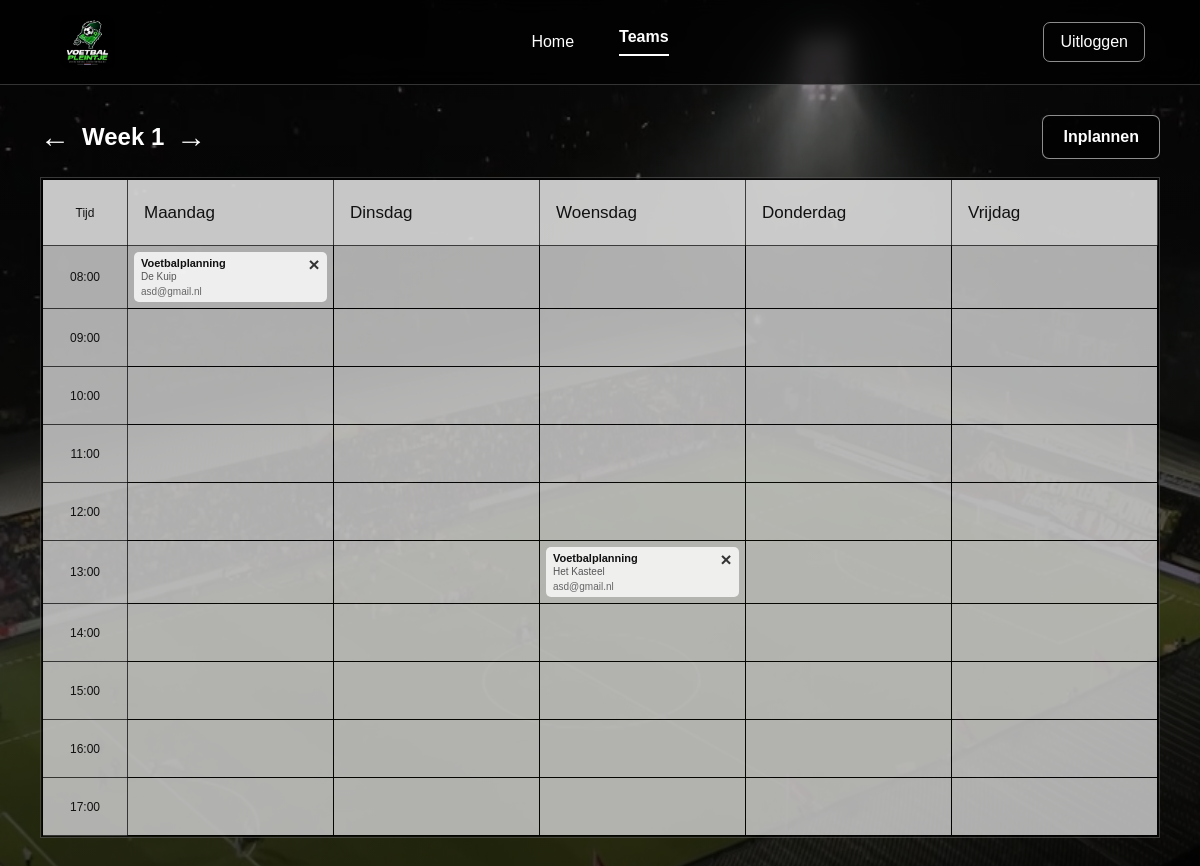
Page /rooster.php (signed in) on the committed database.
### tables this page shows
CREATE TABLE schedule (
    id INTEGER PRIMARY KEY AUTOINCREMENT,
    week INTEGER NOT NULL,
    day TEXT NOT NULL,
    start_time TEXT NOT NULL,
    title TEXT NOT NULL,
    location TEXT NOT NULL DEFAULT "",
    created_at TEXT NOT NULL DEFAULT CURRENT_TIMESTAMP
, user_id INTEGER REFERENCES users(id));

CREATE TABLE users (
    id INTEGER PRIMARY KEY AUTOINCREMENT,
    email TEXT NOT NULL UNIQUE,
    password_hash TEXT NOT NULL,
    created_at TEXT NOT NULL DEFAULT CURRENT_TIMESTAMP
);

### rooster.php (the view, shortened to what this page needs)
<?php
require __DIR__ . '/db.php';
$user = requireLogin();
$days = [
    'maandag' => 'Maandag', 'dinsdag' => 'Dinsdag', 'woensdag' => 'Woensdag',
    'donderdag' => 'Donderdag', 'vrijdag' => 'Vrijdag',
];
$times = ['08:00', '09:00', '10:00', '11:00', '12:00', '13:00', '14:00', '15:00', '16:00', '17:00'];
$week = max(1, (int) ($_GET['week'] ?? $_POST['week'] ?? 1));
$statement = $database->prepare('SELECT schedule.*, users.email AS owner_email FROM schedule LEFT JOIN users ON users.id = schedule.user_id WHERE schedule.week = :week AND schedule.user_id = :user_id ORDER BY start_time, id');
$statement->execute([':week' => $week, ':user_id' => $user['id']]);
$appointments = [];
foreach ($statement as $appointment) {
    $appointments[$appointment['day']][$appointment['start_time']][] = $appointment;
}
?>
<!DOCTYPE html>
<html lang="nl">
<head>
    <link rel="stylesheet" href="style.css">
</head>
<body class="schedule-page">
    <header class="header">
        <a href="index.php" class="logo"><img src="Logo.png" alt="Logo"></a>
        <nav>
            <div class="center-nav"><a href="home.php">Home</a><a href="rooster.php" class="active">Teams</a></div>
            <a href="logout.php" class="login-link">Uitloggen</a>
        </nav>
    </header>
    <main class="main schedule-main">
        <section class="schedule-shell">
            <div class="schedule-toolbar">
                <div class="week-switcher">
                    <a href="rooster.php?week=<?= $week - 1 ?>" aria-label="Vorige week">&#8592;</a>
                    <strong>Week <?= $week ?></strong>
                    <a href="rooster.php?week=<?= $week + 1 ?>" aria-label="Volgende week">&#8594;</a>
                </div>
                <a class="plan-button" href="home.php">Inplannen</a>
            </div>
            <div class="schedule-scroll">
                <table class="schedule-table">
                    <thead><tr><th class="time-column">Tijd</th>
                        <?php foreach ($days as $day): ?><th><?= htmlspecialchars($day, ENT_QUOTES, 'UTF-8') ?></th><?php endforeach; ?>
                    </tr></thead>
                    <tbody>
                    <?php foreach ($times as $time): ?><tr>
                        <th class="time-column"><?= $time ?></th>
                        <?php foreach ($days as $dayKey => $dayName): ?><td>
                            <?php foreach ($appointments[$dayKey][$time] ?? [] as $appointment): ?><article class="appointment">
                                <strong><?= htmlspecialchars($appointment['title'], ENT_QUOTES, 'UTF-8') ?></strong>
                                <?php if ($appointment['location'] !== ''): ?><span><?= htmlspecialchars($appointment['location'], ENT_QUOTES, 'UTF-8') ?></span><?php endif; ?>
                                <small class="appointment-owner"><?= htmlspecialchars($appointment['owner_email'] ?? 'Onbekende gebruiker', ENT_QUOTES, 'UTF-8') ?></small>
                                <form method="post" class="delete-form">
                                    <button type="submit" class="delete-button" aria-label="Verwijder afspraak">&times;</button>
                                </form>
                            </article><?php endforeach; ?>
                        </td><?php endforeach; ?>
                    </tr><?php endforeach; ?>
                    </tbody>
                </table>
            </div>
        </section>
    </main>
</body>
</html>

### style.css (style rules this page uses)
* { margin: 0; padding: 0; box-sizing: border-box; }
body { min-height: 100vh; font-family: Arial, Helvetica, sans-serif; color: white; background: linear-gradient(rgba(0,0,0,.45),rgba(0,0,0,.75)),url("2Schermopname-78.png") center/cover fixed no-repeat; }
.header { height: 85px; width: 100%; padding: 0 55px; position: relative; display: flex; align-items: center; justify-content: space-between; background: rgba(0,0,0,.65); border-bottom: 1px solid rgba(255,255,255,.2); backdrop-filter: blur(10px); }
.logo { width: 65px; height: 65px; display: flex; align-items: center; justify-content: center; }
.logo img { width: 55px; height: 55px; object-fit: contain; border-radius: 10px; }
nav { position: absolute; inset: 0; display: flex; align-items: center; justify-content: center; }
.center-nav { display: flex; align-items: center; gap: 45px; }
nav a, .week-switcher a { color: white; text-decoration: none; }
nav a { font-size: 16px; transition: .3s; }
nav a.active { font-weight: bold; border-bottom: 2px solid white; padding-bottom: 8px; }
.login-link { position: absolute; right: 55px; padding: 10px 16px; border: 1px solid rgba(255,255,255,.55); border-radius: 7px; }
.main { min-height: calc(100vh - 85px); display: flex; justify-content: center; align-items: center; padding: 40px 20px; }
button { width: 100%; height: 52px; border: 0; border-radius: 7px; background: white; color: black; font-size: 16px; font-weight: bold; cursor: pointer; transition: .3s; }
.schedule-main { align-items: flex-start; padding: 24px 16px 42px; }
.schedule-shell { width: min(1500px,96vw); }
.schedule-toolbar { display: flex; justify-content: space-between; align-items: center; margin: 0 0 18px; }
.week-switcher { display: flex; align-items: center; gap: 12px; font-size: 24px; }
.week-switcher a { font-size: 30px; line-height: 1; }
.plan-button { width: auto; height: 44px; padding: 0 20px; display: inline-flex; align-items: center; justify-content: center; border: 1px solid rgba(255,255,255,.55); border-radius: 7px; background: rgba(0,0,0,.58); color: white; text-decoration: none; font-weight: bold; }
.schedule-scroll { overflow-x: auto; background: rgba(0,0,0,.66); padding: 1px; }
.schedule-table { width: 100%; min-width: 900px; border-collapse: collapse; table-layout: fixed; color: #111; }
.schedule-table th, .schedule-table td { border: 1px solid rgba(0,0,0,.7); }
.schedule-table thead th { height: 118px; padding: 22px 34px; background: #d2d2d2; text-align: left; font-size: 24px; font-weight: 400; }
.schedule-table tbody tr { height: 82px; }
.schedule-table td { position: relative; padding: 6px; vertical-align: top; background: rgba(210,210,210,.92); }
.time-column { width: 136px; background: #d2d2d2; text-align: center !important; font-size: 14px !important; font-weight: 400 !important; }
.appointment { min-height: 58px; position: relative; padding: 7px 27px 7px 9px; border-radius: 5px; background: rgba(255,255,255,.8); font-size: 13px; }
.appointment strong, .appointment span { display: block; overflow-wrap: anywhere; }
.appointment span { margin-top: 4px; color: #555; font-size: 12px; }
.appointment-owner { display: block; margin-top: 4px; color: #666; font-size: 10px; overflow-wrap: anywhere; }
.delete-form { position: absolute; top: 2px; right: 2px; }
.delete-button, .close-button { width: 22px; height: 22px; padding: 0; border-radius: 50%; background: transparent; color: #333; font-size: 19px; line-height: 18px; }
.schedule-page .schedule-main { padding-top: 30px; }
.schedule-page .schedule-shell { width: min(1120px, 94vw); }
.schedule-page .schedule-table { min-width: 760px; }
.schedule-page .schedule-table thead th { height: 66px; padding: 12px 16px; background: rgba(255,255,255,.78); color: #111; font-size: 17px; }
.schedule-page .schedule-table tbody tr { height: 58px; }
.schedule-page .schedule-table td, .schedule-page .time-column { background: rgba(255,255,255,.68); }
.schedule-page .time-column { width: 85px; font-size: 12px !important; }
.schedule-page .appointment { min-height: 42px; padding: 5px 22px 5px 7px; font-size: 11px; }
.schedule-page .appointment span { margin-top: 2px; font-size: 10px; }
.schedule-page .schedule-scroll { background: rgba(0,0,0,.58); border: 1px solid rgba(255,255,255,.22); }

### rows in the picture
schedule: title "Voetbalplanning", location "De Kuip", user.email "asd@gmail.nl"
schedule: title "Voetbalplanning", location "Het Kasteel", user.email "asd@gmail.nl"

### other values in the picture
$week "1"
$day "Maandag"
$day "Dinsdag"
$day "Woensdag"
$day "Donderdag"
$day "Vrijdag"
$time "08:00"
$time "09:00"
$time "10:00"
$time "11:00"
$time "12:00"
$time "13:00"
$time "14:00"
$time "15:00"
$time "16:00"
